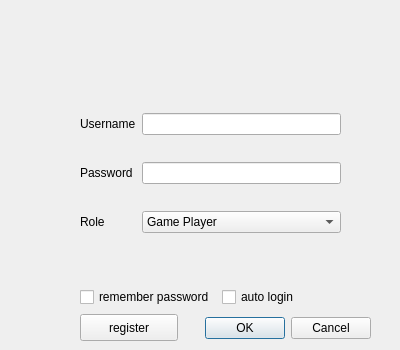
<?xml version="1.0" encoding="UTF-8"?>
<ui version="4.0">
 <class>JDlgLogin</class>
 <widget class="QDialog" name="JDlgLogin">
  <property name="geometry">
   <rect>
    <x>0</x>
    <y>0</y>
    <width>400</width>
    <height>350</height>
   </rect>
  </property>
  <property name="minimumSize">
   <size>
    <width>400</width>
    <height>350</height>
   </size>
  </property>
  <property name="maximumSize">
   <size>
    <width>400</width>
    <height>350</height>
   </size>
  </property>
  <property name="windowTitle">
   <string>Login</string>
  </property>
  <widget class="QDialogButtonBox" name="buttonBox">
   <property name="geometry">
    <rect>
     <x>30</x>
     <y>312</y>
     <width>341</width>
     <height>32</height>
    </rect>
   </property>
   <property name="orientation">
    <enum>Qt::Horizontal</enum>
   </property>
   <property name="standardButtons">
    <set>QDialogButtonBox::Cancel|QDialogButtonBox::Ok</set>
   </property>
  </widget>
  <widget class="QWidget" name="gridLayoutWidget">
   <property name="geometry">
    <rect>
     <x>80</x>
     <y>92</y>
     <width>261</width>
     <height>164</height>
    </rect>
   </property>
   <layout class="QGridLayout" name="gridLayout">
    <item row="0" column="0">
     <widget class="QLabel" name="lab_username">
      <property name="text">
       <string>Username</string>
      </property>
     </widget>
    </item>
    <item row="0" column="1">
     <widget class="QLineEdit" name="edt_username"/>
    </item>
    <item row="1" column="0">
     <widget class="QLabel" name="lab_passwd">
      <property name="text">
       <string>Password</string>
      </property>
     </widget>
    </item>
    <item row="1" column="1">
     <widget class="QLineEdit" name="edt_passwd">
      <property name="echoMode">
       <enum>QLineEdit::Password</enum>
      </property>
     </widget>
    </item>
    <item row="2" column="0">
     <widget class="QLabel" name="lab_role">
      <property name="text">
       <string>Role</string>
      </property>
     </widget>
    </item>
    <item row="2" column="1">
     <widget class="QComboBox" name="cb_role">
      <item>
       <property name="text">
        <string>Game Player</string>
       </property>
      </item>
      <item>
       <property name="text">
        <string>Game Designer</string>
       </property>
      </item>
      <item>
       <property name="text">
        <string>Game Server Runner</string>
       </property>
      </item>
      <item>
       <property name="text">
        <string>Admin</string>
       </property>
      </item>
      <item>
       <property name="text">
        <string>Root</string>
       </property>
      </item>
     </widget>
    </item>
   </layout>
  </widget>
  <widget class="QLabel" name="lab_message">
   <property name="geometry">
    <rect>
     <x>80</x>
     <y>262</y>
     <width>261</width>
     <height>21</height>
    </rect>
   </property>
   <property name="text">
    <string/>
   </property>
  </widget>
  <widget class="QWidget" name="horizontalLayoutWidget">
   <property name="geometry">
    <rect>
     <x>80</x>
     <y>282</y>
     <width>277</width>
     <height>31</height>
    </rect>
   </property>
   <layout class="QHBoxLayout" name="horizontalLayout">
    <item>
     <widget class="QCheckBox" name="chb_rememberpassword">
      <property name="text">
       <string>remember password</string>
      </property>
     </widget>
    </item>
    <item>
     <widget class="QCheckBox" name="chb_autologin">
      <property name="text">
       <string>auto login</string>
      </property>
     </widget>
    </item>
   </layout>
  </widget>
  <widget class="QPushButton" name="btn_register">
   <property name="geometry">
    <rect>
     <x>80</x>
     <y>314</y>
     <width>98</width>
     <height>27</height>
    </rect>
   </property>
   <property name="text">
    <string>register</string>
   </property>
  </widget>
 </widget>
 <connections>
  <connection>
   <sender>buttonBox</sender>
   <signal>accepted()</signal>
   <receiver>JDlgLogin</receiver>
   <slot>accept()</slot>
   <hints>
    <hint type="sourcelabel">
     <x>248</x>
     <y>254</y>
    </hint>
    <hint type="destinationlabel">
     <x>157</x>
     <y>274</y>
    </hint>
   </hints>
  </connection>
  <connection>
   <sender>buttonBox</sender>
   <signal>rejected()</signal>
   <receiver>JDlgLogin</receiver>
   <slot>reject()</slot>
   <hints>
    <hint type="sourcelabel">
     <x>316</x>
     <y>260</y>
    </hint>
    <hint type="destinationlabel">
     <x>286</x>
     <y>274</y>
    </hint>
   </hints>
  </connection>
 </connections>
</ui>
